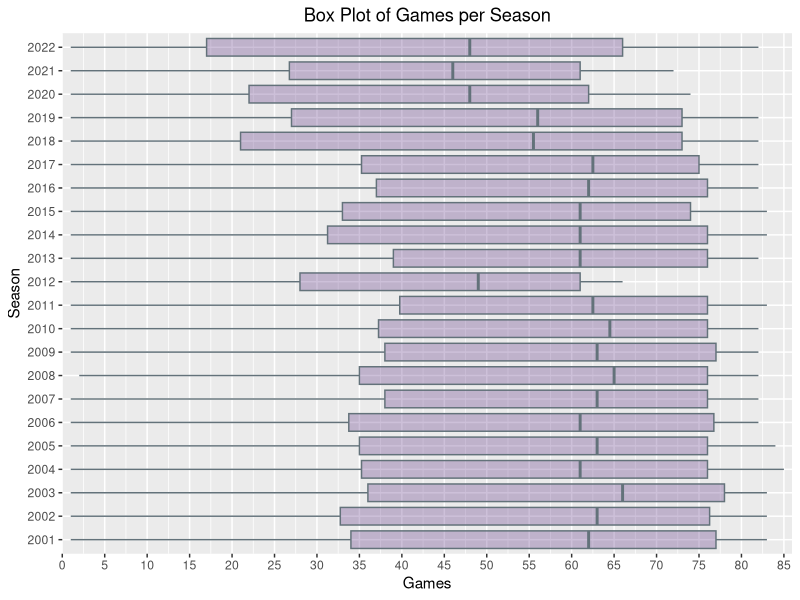
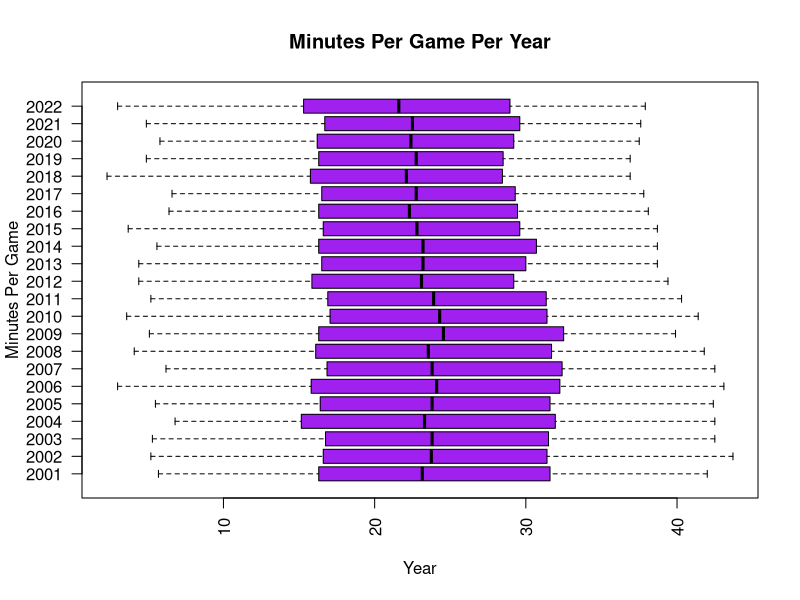

Source code (R) for these figures, in order:
## ---- chunk 1
knitr::opts_chunk$set(echo = TRUE)
## ---- chunk 2
# Libraries
library(data.table)
library(dplyr) 
library(ggplot2)
library(readr)
library(readxl)
library(stringi)
library(stringr)

## ---- chunk 3
per_poss <- read_csv("per_poss.csv")
colnames(per_poss)

per_poss1 <- subset(per_poss) %>%
  select('Year', everything()) %>%
  select(-c(contains('Unnamed'))) %>%
  rename_at(vars(contains("%")),funs(str_replace_all(., "%","_PCT"))) %>%
  rename_at(vars(contains("3")),funs(str_replace(., "3","Thr"))) %>%
  rename_at(vars(contains("2")),funs(str_replace(., "2","Two"))) %>%
  rename_at(vars(contains(" ")),funs(str_replace_all(., " ","_")))
head(per_poss1)
colnames(per_poss1)

## ---- chunk 4
adv <- read_csv("advanced.csv")
colnames(adv)

adv1 <- subset(adv) %>%
  select('Year', everything()) %>%
  select(-c(contains('Unnamed'))) %>%
  rename_at(vars(contains("%")),funs(str_replace_all(., "%","_PCT"))) %>%
  rename_at(vars(contains("3")),funs(str_replace(., "3","Thr"))) %>%
  rename_at(vars(contains("2")),funs(str_replace(., "2","Two"))) %>%
  rename_at(vars(contains(" ")),funs(str_replace_all(., " ","_"))) 
head(adv1)
colnames(adv1)
## ---- chunk 5
shoot <- read_csv("shooting.csv")
colnames(shoot)

shoot1 <- subset(shoot) %>%
  select(-c(contains('Unnamed'))) %>%
  select('Year', everything()) %>%
  rename_at(vars(contains(" ")),funs(str_replace_all(., " ","_"))) %>%
  rename_at(vars(contains("_of")),funs(str_replace_all(., "_of",""))) %>%
  rename_at(vars(contains("_by")),funs(str_replace_all(., "_by",""))) %>%
  rename_at(vars(contains("Distance")),funs(str_replace(., "Distance","Dis"))) %>%
  rename_at(vars(contains("-")),funs(str_replace(., "-","_"))) %>%
  rename(Avg_Dist_FGA = Dist.)

head(shoot1)
colnames(shoot1)
## ---- chunk 6
per_game <- read_csv("per_game.csv")
colnames(per_game)

per_game1 <- subset(per_game) %>%
  select('Year', everything()) %>%
  rename_at(vars(contains("%")),funs(str_replace_all(., "%","_PCT"))) %>%
  rename_at(vars(contains("3")),funs(str_replace(., "3","Thr"))) %>%
  rename_at(vars(contains("2")),funs(str_replace(., "2","Two")))
colnames(per_game1)
head(per_game1)
## ---- chunk 7
per_poss2 <- per_poss1
per_poss2$player_year <- paste(per_poss1$Rk,per_poss1$Player, per_poss1$Year) # create concatenation
per_poss2$player_year <- str_replace_all(per_poss2$player_year, fixed(" "), "") # remove spaces

per_poss3 <- per_poss2 %>% 
  arrange(Year, Player, desc(G))%>%
  filter(duplicated(player_year) == FALSE)

# compares the old df to the new df based on Team equaling 'TOT'. The TRUE valued should remain the same, the FALSE value should change because we're removing duplicates
per_poss2 %>% count(Tm == 'TOT')
per_poss3 %>% count(Tm == 'TOT')
## ---- chunk 8
adv2 <- adv1
adv2$player_year <- paste(adv1$Rk,adv1$Player, adv1$Year)
adv2$player_year <- str_replace_all(adv2$player_year, fixed(" "), "")

adv3 <- adv2 %>% 
  arrange(Year, Player, desc(G))%>%
  filter(duplicated(player_year) == FALSE)

adv2 %>% count(Tm == 'TOT')

adv3 %>% count(Tm == 'TOT')

## ---- chunk 9
shoot2 <- shoot1
shoot2$player_year <- paste(shoot1$Rk,shoot1$Player, shoot1$Year)
shoot2$player_year <- str_replace_all(shoot2$player_year, fixed(" "), "") 

shoot3 <- shoot2 %>% 
  arrange(Year, Player, desc(G))%>%
  filter(duplicated(player_year) == FALSE)


shoot2 %>% count(Tm == 'TOT')

shoot3 %>% count(Tm == 'TOT')
## ---- chunk 10
per_game2 <- per_game1
per_game2$player_year <- paste(per_game1$Rk,per_game1$Player, per_game1$Year)
per_game2$player_year <- str_replace_all(per_game2$player_year, fixed(" "), "") 

per_game3 <- per_game2 %>% 
  arrange(Year, Player, desc(G))%>%
  filter(duplicated(player_year) == FALSE)

per_game2 %>% count(Tm == 'TOT')

per_game3 %>% count(Tm == 'TOT')
## ---- chunk 11
per_poss3 <- per_poss3 %>% 
  arrange(Year, Player, desc(G))

adv3 <- adv3 %>% 
  arrange(Year, Player, desc(G))

shoot3 <- shoot3 %>% 
  arrange(Year, Player, desc(G))

per_game3 <- per_game3 %>% 
  arrange(Year, Player, desc(G))

## ---- chunk 12
per_poss4 <- per_poss3
adv4 <- adv3
shoot4 <- shoot3
per_game4 <- per_game3
## ---- chunk 13
colnames(per_poss4)[8:32] <- paste(colnames(per_poss4)[8:32],"pp",sep="_")
colnames(adv4)[8:28] <- paste(colnames(adv4)[8:28],"adv",sep="_")
colnames(shoot4)[8:30] <- paste(colnames(shoot4)[8:30],"sho",sep="_")
colnames(per_game4)[8:31] <- paste(colnames(per_game4)[8:31],"pg",sep="_")

## ---- chunk 14
dupcol_df <- per_poss4 %>%
  select(1:33) %>%
  left_join(select(adv4, c(7:29)), by = 'player_year') %>% 
  left_join(select(shoot4, c(7:31)), by = 'player_year') %>% 
  left_join(select(per_game4, c(7:32)), by = 'player_year')
dupcol_df <- dupcol_df %>% select(order(colnames(dupcol_df)))
## ---- chunk 15
dupcol_df1 <- per_poss4 %>%
  select(1,3:33) %>% #remove rank as it's meaningless
  left_join(select(adv4, c(9:29)), by = 'player_year') %>% #remove G and MP
  left_join(select(shoot4, c(10:31)), by = 'player_year') %>% #remove G MP FG_PCT
  left_join(select(per_game4, -c(1:8,12,15,22)), by = 'player_year') #remove FG_PCT, FT_PCT, G, GS, ThrP_PCT, TwoP_PCT
colnames(dupcol_df1)
## ---- chunk 16
final_df2 <- dupcol_df1 %>%
  select(-c('PCT_FGA_Dis_3P_sho','FG_PCT_Dis_3P_sho','FG_PCT_Dis_2P_sho','TwoP_PCT_pg','STL_PCT_adv'))
## ---- chunk 17
#generate quartiles values for minutes played
q <- c(0.25,0.5,0.75)
qs_games_per_year <- final_df2 %>%
  group_by(Year) %>%
  summarize(quant25 = quantile(G, probs = q[1]),
            quant50 = quantile(G, probs = q[2]),
            quant75 = quantile(G, probs = q[3])) %>%
  print(n=40)
data.frame(qs_games_per_year)

#join main df and quartile values
final_df_with_qs_g <- left_join(final_df2, qs_games_per_year[1:2], by ="Year")
## ---- chunk 18
ggplot(final_df_with_qs_g, aes(x=G, y=as.factor(Year))) + 
  geom_boxplot(color="#63727A", fill="#5A2D81", alpha=0.3) +
  labs(title="Box Plot of Games per Season",x="Games", y = "Season")+
  theme(plot.title=element_text(hjust=0.5),
        plot.subtitle=element_text(hjust=0.5)) +
  scale_x_continuous(limits = c(0,86), expand = c(0,0), breaks=seq(0, 85, 5)) 
## ---- chunk 19
final_df_qs_g_removed <- filter(final_df_with_qs_g, G >= quant25)
## ---- chunk 20
sapply(final_df_qs_g_removed, function(x) sum(is.na(x)))

## ---- chunk 21
setDT(final_df_qs_g_removed)
names(final_df_qs_g_removed)[final_df_qs_g_removed[,sapply(.SD, function(x) any(is.na(x))),]]
## ---- chunk 22
final_df4 <- final_df_qs_g_removed
## ---- chunk 23
q <- c(0.25,0.5,0.75)
qs_mpg_per_year <- final_df2 %>%
  group_by(Year) %>%
  summarize(quant25 = quantile(MP_pg, probs = q[1]),
            quant50 = quantile(MP_pg, probs = q[2]),
            quant75 = quantile(MP_pg, probs = q[3])) %>%
  print(n=40)
data.frame(qs_mpg_per_year)

#join final_df4 and qs
final_df_qs_mpg <- left_join(final_df4, qs_mpg_per_year[1:2], by ="Year")
## ---- chunk 24
boxplot(final_df_qs_mpg$MP_pg ~ final_df_qs_mpg$Year,
        main="Minutes Per Game Per Year", xlab="Year",ylab ="Minutes Per Game", horizontal=TRUE,col = "purple",las=2) 
## ---- chunk 25
final_df_qs_mpg_removed <- filter(final_df_qs_mpg, MP_pg >= quant25.y)
## ---- chunk 26
setDT(final_df_qs_mpg_removed)
names(final_df_qs_mpg_removed)[final_df_qs_mpg_removed[,sapply(.SD, function(x) any(is.na(x))),]]
## ---- chunk 27
final_df5 <- final_df_qs_mpg_removed %>% replace(is.na(.), 0)
## ---- chunk 28
final_df5$HOF <- ifelse(grepl("\\*", final_df5$Player),1,0)

final_df5 <- final_df5 %>%
  mutate(Player =gsub("\\*", "", Player))
## ---- chunk 29
final_df5$Player <- stri_trans_general(final_df5$Player, "Latin-ASCII")

final_df5 <- final_df5 %>%
  mutate(Player =gsub("\\.", "", Player)) %>%
  mutate(Player =gsub("\\-", "", Player)) %>%
  mutate(Player =gsub("\\'", "", Player))
## ---- chunk 30
PlayerIndex <- read_excel("PlayerIndex.xlsx")

final_df5 <- left_join(final_df5 ,PlayerIndex,by="Player")

colnames(final_df5)
final_df5 <- final_df5 %>%
  select(c(1:31,33:88,91,103)) %>% #removes player index values and player_year column and quant25
  select('Year','Player','uniqueid', everything()) %>%
  dplyr::rename(c(Pos = Pos.x, Age = Age.x))
## ---- chunk 31
final_df5$Pos <- substr(final_df5$Pos, 1, 2)
final_df5$Pos <- str_remove_all(final_df5$Pos, "-")
final_df5 %>% distinct(Pos)
## ---- chunk 32
write.csv(final_df5, "NBACleanData.csv")
